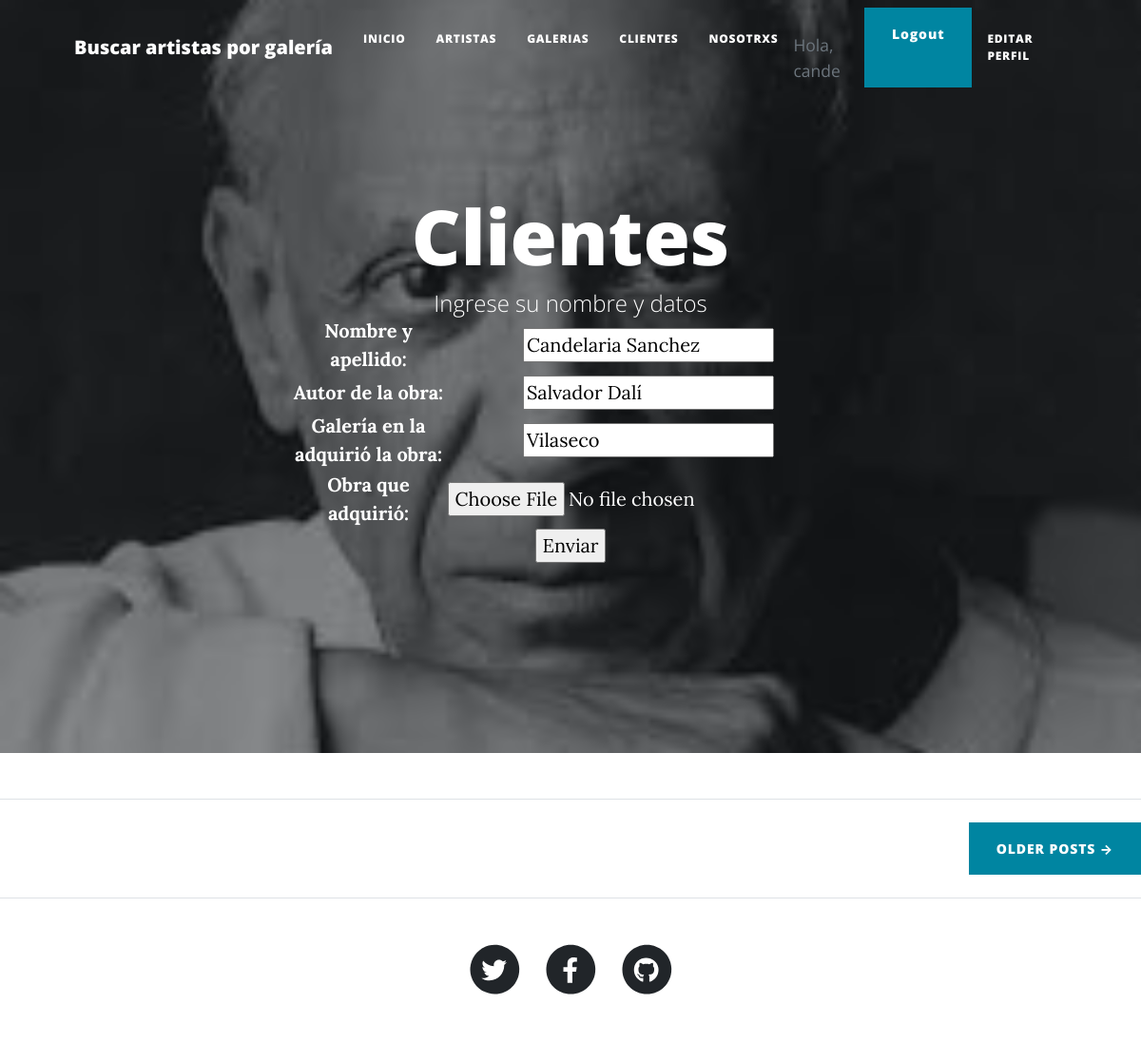
/clientes/update/4 (signed in), run on the app's committed database.
### AppBlog/models.py (models this page shows, shortened)
class Cliente(Model):
    nombre = CharField(max_length=40, verbose_name='nombre y apellido')
    artistaAlQueLeCompro = CharField(max_length=40, verbose_name='Autor de la obra', blank=True, null=True)
    galeriaEnQueCompro = CharField(max_length=40, verbose_name='Galería en la adquirió la obra', blank=True, null=True)
    obra = ImageField(upload_to='obras', verbose_name='Obra que adquirió', blank=True, null=True)

### AppBlog/views.py (the view)
# urls.py: path('clientes/update/<pk>', views.ClienteUpdateView.as_view(), name='cliente_update'),
class ClienteUpdateView(UpdateView):
    model = Cliente
    success_url =  reverse_lazy ('clientes')
    fields = ['nombre', 'artistaAlQueLeCompro','galeriaEnQueCompro', 'obra' ]
    template_name = 'AppBlog/cliente_form.html'

### templates/AppBlog/cliente_form.html (shortened to what this page needs)
{% extends 'AppBlog/padre.html' %}
{% load static %}
{%block Header%}
    <header class="masthead" style="background-image: url({%static 'AppBlog/assets/img/artistas.jpeg' %})">
        <div class="container position-relative px-4 px-lg-5">
            <div class="row gx-4 gx-lg-5 justify-content-center">
                <div class="col-md-10 col-lg-8 col-xl-7">
                    <div class="site-heading">
                        <h1>Clientes</h1>
                        <span class="subheading">Ingrese su nombre y datos </span>
                    <form action="" method="POST" enctype="multipart/form-data">
                        <table>
                            {{ form.as_table }}
                        </table>
                        <input type="submit" value="Enviar">
                    </form>
                    </div>
                </div>
            </div>
        </div>
    </header>
{%endblock%}

### templates/AppBlog/padre.html (shortened to what this page needs)
<!DOCTYPE html>
<html lang="en">
    <head>
        {% load static %}
        <link href="{% static 'AppBlog/css/styles.css' %}" rel="stylesheet" />
    </head>
    <body>
        <nav class="navbar navbar-expand-lg navbar-light" id="mainNav">
            <div class="container px-4 px-lg-5">
                <a class="navbar-brand" href="{% url 'busqueda_artista' %}">Buscar artistas por galería </a>
                <div class="collapse navbar-collapse" id="navbarResponsive">
                    <ul class="navbar-nav ms-auto py-4 py-lg-0">
                        <li class="nav-item"><a class="nav-link px-lg-3 py-3 py-lg-4" href="{% url 'inicio' %}">Inicio</a></li>
                        <li class="nav-item"><a class="nav-link px-lg-3 py-3 py-lg-4" href="{% url 'artistas' %}">Artistas</a></li>
                        <li class="nav-item"><a class="nav-link px-lg-3 py-3 py-lg-4" href="{% url 'galerias' %}">Galerias</a></li>
                        <li class="nav-item"><a class="nav-link px-lg-3 py-3 py-lg-4" href="{% url 'clientes' %}">Clientes</a></li>
                        <li class="nav-item"><a class="nav-link px-lg-3 py-3 py-lg-4" href="{% url 'about_us' %}">Nosotrxs</a></li>
                        {% if not request.user.is_authenticated %}
                            <a class="btn btn-primary" href="{% url 'login' %}">INICIAR SESIÓN</a>
                        {% else %}
                            <li class="text-muted small mb-32 mb-lg-10"> <br>
                                Hola, {{user.username}} </li>
                            <a class="btn btn-primary" href="{% url 'logout' %}"> Logout</a>
                            <li class="nav-item"><a class="nav-link px-lg-3 py-3 py-lg-4" href="{% url 'avatar_add' %}">Editar perfil</a></li>
                        {% endif %}
                    </ul>
                </div>
            </div>
        </nav>
        {% block Header %}
        {% endblock %}
                    <hr class="my-4" />
                    {%block OlderPosts%}
                    <div class="d-flex justify-content-end mb-4"><a class="btn btn-primary text-uppercase" href="{% url 'not_pages_yet' %}">Older Posts →</a></div>
        <footer class="border-top">
            {%endblock%}
            <div class="container px-4 px-lg-5">
                <div class="row gx-4 gx-lg-5 justify-content-center">
                    <div class="col-md-10 col-lg-8 col-xl-7">
                        <ul class="list-inline text-center">
                            <li class="list-inline-item">
                                <a href="{% url 'not_pages_yet' %}">
                                    <span class="fa-stack fa-lg">
                                        <i class="fas fa-circle fa-stack-2x"></i>
                                        <i class="fab fa-twitter fa-stack-1x fa-inverse"></i>
                                    </span>
                                </a>
                            </li>
                            <li class="list-inline-item">
                                <a href="{% url 'not_pages_yet' %}">
                                    <span class="fa-stack fa-lg">
                                        <i class="fas fa-circle fa-stack-2x"></i>
                                        <i class="fab fa-facebook-f fa-stack-1x fa-inverse"></i>
                                    </span>
                                </a>
                            </li>
                            <li class="list-inline-item">
                                <a href="{% url 'not_pages_yet' %}">
                                    <span class="fa-stack fa-lg">
                                        <i class="fas fa-circle fa-stack-2x"></i>
                                        <i class="fab fa-github fa-stack-1x fa-inverse"></i>
                                    </span>
                                </a>
                            </li>
                        </ul>
                    </div>
                </div>
            </div>
        </footer>
    </body>
</html>

### data on the page
Cliente: nombre "Candelaria Sanchez", artistaAlQueLeCompro "Salvador Dalí", galeriaEnQueCompro "Vilaseco"

### other printed values
{{ user.username }} "cande"
